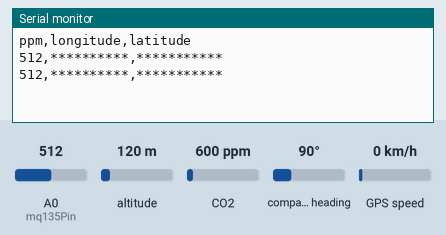
Recording of a sketch running on a simulated Arduino Uno, built with avr-gcc and run on an emulated ATmega328P. On the bench: the last lines printed to the serial monitor. Inputs (shaded band) come from the test bench; at power-on: A0 (mq135Pin) = 512, altitude 120 m, CO2 600 ppm, compass heading 90°, GPS speed 0 km/h. The GPS gets a fix after 3 s at 37.7749, -122.4194 with 8 satellites.

Above: at 1.2 s.
1.3 s: A0 (mq135Pin) set to 716
At 3.5 s:
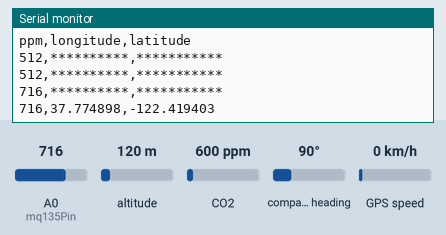
5.4 s: A0 (mq135Pin) set to 992
At 6.9 s:
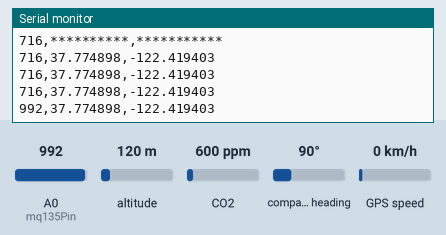

The sketch:

prototype.ino
```cpp
#include <TinyGPS++.h>
#include <SoftwareSerial.h>
#include "MQ135.h"
/*
   Lien pour les librairie:

   MQ135.H
   https://github.com/GeorgK/MQ135

   TinyGPSPlus
   https://github.com/mikalhart/TinyGPSPlus/blob/master/src/TinyGPS%2B%2B.h

*/


static const int RXPin = 5, TXPin = 4;
static const uint32_t GPSBaud = 9600;

// Definir le numero du PIN ou le capteur MQ135 est branché
const int mq135Pin = 0;

// Initialisation de l'objet MQ135 sur le Pin spécifié
MQ135 gasSensor = MQ135(mq135Pin);


// Declaration du module GPS
TinyGPSPlus gps;

// La connextion au serial ou le GPS est branché
SoftwareSerial ss(RXPin, TXPin);

void setup()
{

  Serial.begin(115200);
  Serial.println("ppm,longitude,latitude");
  ss.begin(GPSBaud);

  // Accordage de la résistance pour le capteur MQ135 pour détecter le CO
  float rzero = gasSensor.getRZero();
}

void loop()
{
  // Dans cette partie on va pas se servir du serial moniteur de Arduino,
  // mais celui d'un autre logiciel externe nommé Tera Term dans le but de pouvoir
  // enregistrer la valeurs affichées par le serial moniteur dans un fichier CSV
  // pour un futur traitement.

  // On affiche en ordre:
  //  la valeur du CO
  //  la latitude
  //  ma mongitude

  // Tout en affichant une virgule ',' entre ces valeur pour garantir le format
  // d'un fichier CSV


  // Avoir la concentration du CO détéctée par le capteur en PPM et l'afficher
  float ppm = gasSensor.getPPM();
  Serial.print(analogRead(mq135Pin));

  Serial.print(",");

  // Avoir la latitude obtenue par le GPS et l'afficher
  printFloat(gps.location.lat(), gps.location.isValid(), 11, 6);

  Serial.print(",");

  // Avoir la latitude obtenue par le GPS et l'afficher
  printFloat(gps.location.lng(), gps.location.isValid(), 12, 6);

  Serial.println("");

  // Affichage du temps
  //printDateTime(gps.date, gps.time);


  smartDelay(1000);

  // Ici grace à la fonction charsProcesses prédéfinit on peut savoir si le GPS
  // est branché ou non
  if (millis() > 5000 && gps.charsProcessed() < 10)
    Serial.println(F("No GPS data received: check wiring"));
}

// la fonction smartDelay est une fonction
static void smartDelay(unsigned long ms)
{
  unsigned long start = millis();
  do
  {
    while (ss.available())
      gps.encode(ss.read());
  } while (millis() - start < ms);
}

static void printFloat(float val, bool valid, int len, int prec)
{
  if (!valid)
  {
    while (len-- > 1)
      Serial.print('*');

  }
  else
  {
    Serial.print(val, prec);
    int vi = abs((int)val);
    int flen = prec + (val < 0.0 ? 2 : 1); // . and -
    flen += vi >= 1000 ? 4 : vi >= 100 ? 3 : vi >= 10 ? 2 : 1;
    //for (int i=flen; i<len; ++i)
      //Serial.print(',');
  }
  //Serial.print(',');
  smartDelay(0);
}

static void printDateTime(TinyGPSDate &d, TinyGPSTime &t)
{
  if (!d.isValid())
  {
    Serial.print(F("********** "));
  }
  else
  {
    char sz[32];
    sprintf(sz, "%02d/%02d/%02d ", d.month(), d.day(), d.year());
    Serial.print(sz);
  }

  if (!t.isValid())
  {
    Serial.print(F("******** "));
  }
  else
  {
    char sz[32];
    sprintf(sz, "%02d:%02d:%02d ", t.hour(), t.minute(), t.second());
    Serial.print(sz);
  }
  smartDelay(0);
}
```

Measured:
- after the input at 1.3 s, the serial monitor: prints a new line after 0.72 s (image 1)
- after the input at 5.4 s, the serial monitor: prints a new line after 0.64 s (image 2)
